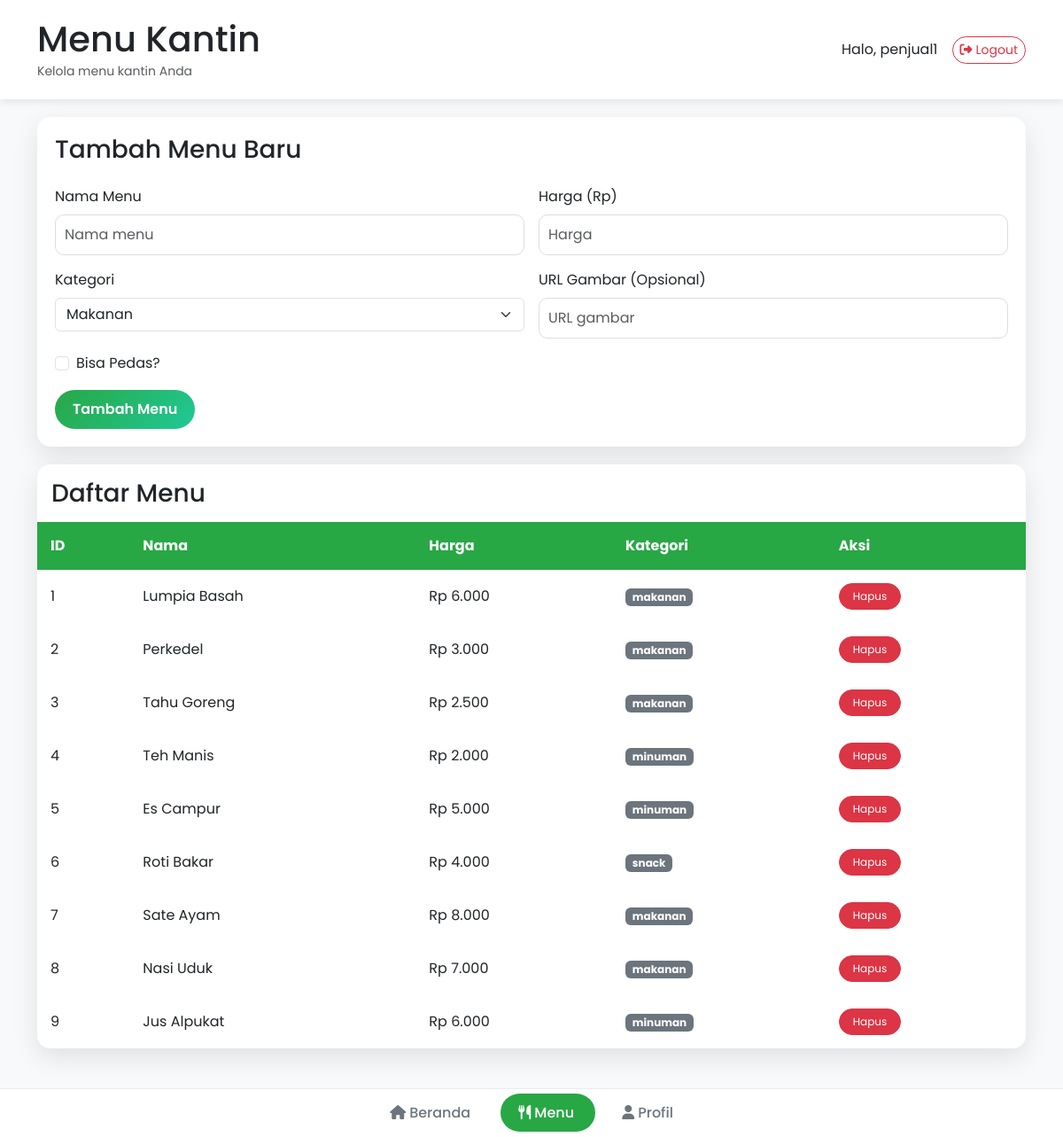
Page /penjual/menu.php (signed in) on the committed database.
### tables this page shows
CREATE TABLE IF NOT EXISTS menu (
    id INT AUTO_INCREMENT PRIMARY KEY,
    kantin_id INT NOT NULL,
    nama VARCHAR(100) NOT NULL,
    harga INT NOT NULL,
    gambar VARCHAR(255),
    kategori ENUM('makanan', 'minuman', 'snack') NOT NULL,
    spicy TINYINT(1) DEFAULT 0,
    spicy_levels INT DEFAULT 5,
    menu_order INT DEFAULT 0,
    FOREIGN KEY (kantin_id) REFERENCES kantin(id)
);

### penjual/menu.php (the view, shortened to what this page needs)
<?php
include '../db_Warung/db_akun.php';
$kantin_id = $_SESSION['kantin_id'] ?? null;
$stmt = $conn->prepare("SELECT * FROM menu WHERE kantin_id = ? ORDER BY menu_order ASC");
$stmt->bind_param("i", $kantin_id);
$stmt->execute();
$menus = $stmt->get_result();
$username = $_SESSION['username'];
?>
<!DOCTYPE html>
<html lang="id">
<head>
  <link href="https://cdn.jsdelivr.net/npm/bootstrap@5.3.0/dist/css/bootstrap.min.css" rel="stylesheet">
</head>
<body>
<div class="header-custom">
  <div class="container">
    <div class="d-flex justify-content-between align-items-center">
      <div>
        <h1 class="mb-0">Menu Kantin</h1>
        <small class="text-muted">Kelola menu kantin Anda</small>
      </div>
      <div class="d-flex align-items-center">
        <span class="me-3">Halo, <?= htmlspecialchars($username) ?></span>
        <a href="../logout.php" class="btn btn-outline-danger btn-sm rounded-pill">
          <i class="fas fa-sign-out-alt me-1"></i>Logout
        </a>
      </div>
    </div>
  </div>
</div>
<div class="container">
  <div class="form-card">
    <h3 class="mb-4">Tambah Menu Baru</h3>
    <form method="post" class="row g-3">
      <div class="col-md-6">
        <label class="form-label">Nama Menu</label>
        <input type="text" name="nama" class="form-control" placeholder="Nama menu" required>
      </div>
      <div class="col-md-6">
        <label class="form-label">Harga (Rp)</label>
        <input type="number" name="harga" class="form-control" placeholder="Harga" required>
      </div>
      <div class="col-md-6">
        <label class="form-label">Kategori</label>
        <select name="kategori" class="form-select" required onchange="toggleOptions()">
          <option value="makanan">Makanan</option>
        </select>
      </div>
      <div class="col-md-6">
        <label class="form-label">URL Gambar (Opsional)</label>
        <input type="text" name="gambar" class="form-control" placeholder="URL gambar">
      </div>
      <div class="col-12" id="spicy-field" style="display:none;">
        <div class="form-check">
          <input class="form-check-input" type="checkbox" id="spicy-checkbox" name="spicy" value="1" onclick="toggleSpiceLevel()">
          <label class="form-check-label" for="spicy-checkbox">
            Bisa Pedas?
          </label>
        </div>
      </div>
      <div class="col-12">
        <button type="submit" class="btn btn-success">Tambah Menu</button>
      </div>
    </form>
  </div>
  <div class="table-card">
    <h3 class="p-3 mb-0">Daftar Menu</h3>
    <?php if ($menus->num_rows === 0): ?>
      <div class="text-center p-5">
        <i class="fas fa-utensils fa-3x text-muted mb-3"></i>
        <h5>Belum ada menu</h5>
        <p>Tambah menu pertama Anda di atas.</p>
      </div>
    <?php else: ?>
      <div class="table-responsive">
        <table class="table table-hover">
          <thead>
            <tr>
              <th>ID</th>
              <th>Nama</th>
              <th>Harga</th>
              <th>Kategori</th>
              <th>Aksi</th>
            </tr>
          </thead>
          <tbody>
            <?php while ($row = $menus->fetch_assoc()): ?>
              <tr>
                <td><?= $row['menu_order'] ?></td>
                <td><?= htmlspecialchars($row['nama']) ?></td>
                <td>Rp <?= number_format($row['harga'], 0, ',', '.') ?></td>
                <td><span class="badge bg-secondary"><?= htmlspecialchars($row['kategori']) ?></span></td>
                <td>
                  <form method="post" class="d-inline">
                    <button class="btn btn-danger btn-sm" name="delete" value="<?= $row['id'] ?>" onclick="return confirm('Hapus menu ini?')">Hapus</button>
                  </form>
                </td>
              </tr>
            <?php endwhile; ?>
          </tbody>
        </table>
      </div>
    <?php endif; ?>
  </div>
</div>
<div class="footer-nav">
  <div class="container text-center">
    <a href="dashboard.php">
      <i class="fas fa-home me-1"></i>Beranda
    </a>
    <a href="menu.php" class="active">
      <i class="fas fa-utensils me-1"></i>Menu
    </a>
    <a href="profile.php">
      <i class="fas fa-user me-1"></i>Profil
    </a>
  </div>
</div>
</body>
</html>

### penjual/menu.php (style rules this page uses)
body { font-family: 'Poppins', sans-serif; background-color: #f8f9fa; padding-bottom: 80px; }
.header-custom { background: white; padding: 20px; box-shadow: 0 2px 10px rgba(0,0,0,0.1); margin-bottom: 20px; }
.form-card { background: white; border-radius: 15px; box-shadow: 0 10px 30px rgba(0,0,0,0.1); padding: 20px; margin-bottom: 20px; transition: transform 0.3s ease; }
.form-control { border-radius: 10px; border: 1px solid #ddd; padding: 10px; }
.btn-success { background: linear-gradient(135deg, #28a745 0%, #20c997 100%); border: none; border-radius: 25px; padding: 10px 20px; font-weight: 600; }
.table-card { background: white; border-radius: 15px; box-shadow: 0 10px 30px rgba(0,0,0,0.1); overflow: hidden; margin-bottom: 20px; transition: transform 0.3s ease; }
.table { margin-bottom: 0; }
.table th { background: #28a745; color: white; border: none; padding: 15px; }
.table td { padding: 15px; border: none; vertical-align: middle; }
.btn-danger { border-radius: 20px; padding: 5px 15px; font-size: 12px; }
.footer-nav { background: white; border-top: 1px solid #e9ecef; padding: 15px 0; position: fixed; bottom: 0; width: 100%; z-index: 1000; }
.footer-nav a { text-decoration: none; color: #6c757d; font-weight: 500; padding: 10px 20px; border-radius: 25px; transition: all 0.3s ease; margin: 0 5px; }
.footer-nav a.active { background: #28a745; color: white; }

### rows in the picture
menu: menu_order "1", nama "Lumpia Basah", harga "6.000", kategori "makanan"
menu: menu_order "2", nama "Perkedel", harga "3.000", kategori "makanan"
menu: menu_order "3", nama "Tahu Goreng", harga "2.500", kategori "makanan"
menu: menu_order "4", nama "Teh Manis", harga "2.000", kategori "minuman"
menu: menu_order "5", nama "Es Campur", harga "5.000", kategori "minuman"
menu: menu_order "6", nama "Roti Bakar", harga "4.000", kategori "snack"
menu: menu_order "7", nama "Sate Ayam", harga "8.000", kategori "makanan"
menu: menu_order "8", nama "Nasi Uduk", harga "7.000", kategori "makanan"
menu: menu_order "9", nama "Jus Alpukat", harga "6.000", kategori "minuman"

### other values in the picture
$username "penjual1"
